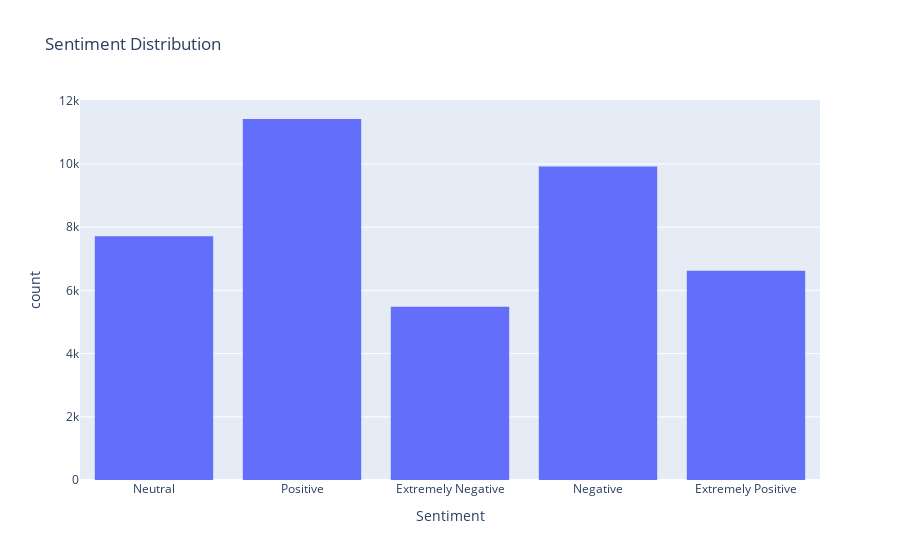

Notebook code for this chart:
### Code cell
# plot the sentiment distribution using plotly
px.histogram(data, x='Sentiment', title='Sentiment Distribution')

### Figure 1 — Plotly figure (JSON) as saved in the notebook; plotly's stock layout.template omitted (floating-point values rounded to 4 significant figures; data arrays with more than 128 entries replaced by an {"elided": "..."} marker saying what was removed)
{"data": [{"alignmentgroup": "True", "bingroup": "x", "hovertemplate": "Sentiment=%{x}<br>count=%{y}<extra></extra>", "legendgroup": "", "marker": {"color": "#636efa", "pattern": {"shape": ""}}, "name": "", "offsetgroup": "", "orientation": "v", "showlegend": false, "type": "histogram", "x": {"elided": "41157 str values"}, "xaxis": "x", "yaxis": "y"}], "layout": {"barmode": "relative", "legend": {"tracegroupgap": 0}, "title": {"text": "Sentiment Distribution"}, "xaxis": {"anchor": "y", "domain": [0, 1], "title": {"text": "Sentiment"}}, "yaxis": {"anchor": "x", "domain": [0, 1], "title": {"text": "count"}}}}
